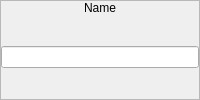
        <widget class="QFrame" name="frame">
         <property name="frameShape">
          <enum>QFrame::StyledPanel</enum>
         </property>
         <property name="frameShadow">
          <enum>QFrame::Raised</enum>
         </property>
         <layout class="QVBoxLayout" name="verticalLayout">
          <property name="spacing">
           <number>0</number>
          </property>
          <property name="margin">
           <number>0</number>
          </property>
          <item>
           <widget class="QLabel" name="label">
            <property name="sizePolicy">
             <sizepolicy hsizetype="Preferred" vsizetype="Fixed">
              <horstretch>0</horstretch>
              <verstretch>0</verstretch>
             </sizepolicy>
            </property>
            <property name="text">
             <string>Name</string>
            </property>
            <property name="alignment">
             <set>Qt::AlignCenter</set>
            </property>
           </widget>
          </item>
          <item>
           <widget class="QWidget" name="widget" native="true">
            <layout class="QVBoxLayout" name="verticalLayout_2">
             <property name="spacing">
              <number>0</number>
             </property>
             <property name="margin">
              <number>0</number>
             </property>
             <item>
              <widget class="QLineEdit" name="leName">
               <property name="maxLength">
                <number>12</number>
               </property>
              </widget>
             </item>
            </layout>
           </widget>
          </item>
         </layout>
        </widget>
